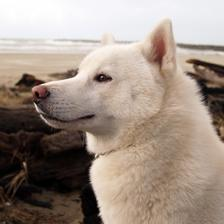
#> input picture TensorflowInf/ResNet/SampleImages/cropped_n02109961_36.JPEG, 224 x 224 px
$ python debug.py   (older library calls are emulated)
#> lines starting #> are read from the running program, lines starting #| are printed output that depends on the picture; long printed decimals are rounded
#> (reads TensorflowInf/ResNet/SampleImages/n02109961_36_enc.pkl from the repository)
import _pickle as pickle
from PIL import Image
import numpy as np
import scipy.misc
import scipy.io
import matplotlib.pyplot as plt
from statistics import median

def imread_resize(path):
    img_orig = Image.open(path).convert("RGB")
    img_orig = np.asarray(img_orig)

    img = scipy.misc.imresize(img_orig, (224, 224)).astype(np.float)
    if len(img.shape) == 2:
        # grayscale
        img = np.dstack((img,img,img))
    return img, img_orig.shape

def imsave(path, img):
    img = np.clip(np.absolute(img), 0, 255).astype(np.uint8)
    Image.fromarray(img).save(path, quality=95)

def get_dtype_np():
    return np.float32

def preprocess(image, mean_pixel):
    swap_img = np.array(image)
    img_out = np.array(swap_img)
    img_out[:, :, 0] = swap_img[:, :, 2]
    img_out[:, :, 2] = swap_img[:, :, 0]
    return img_out - mean_pixel

class bcolors:
    red = "\033[31m"
    blue = "\033[34m"
    green = "\033[32m"
    end = "\033[0m"

def getImageArray(imgfile):
#> called with imgfile = 'cropped_n02109961_36.JPEG'
    img = np.asarray(Image.open(imgfile))
#> img is the input picture: shape (224, 224, 3); mean R, G, B 158.1, 143.3, 132.5
    return img

def getPickledImageArray(imgfile, index = 0):
    with open(imgfile, "rb") as pklfile:
        img = pickle.load(pklfile)[0]
    return img

def comparePixels(img1, img2):
    img1_shape = img1.shape
    print(f"Image 1 shape: {img1_shape}")
    img2_shape = img2.shape
    print(f"Image 2 shape: {img2_shape}\n")
    if not np.array_equal(img1_shape, img2_shape):
        print("Error: images are of different dimensions")
        print("Quitting\n")
        return

    for i in range(img1_shape[0]):
        for j in range(img1_shape[1]):
            print(f"Displaying pixel {i} x {j}\n")
            print(bcolors.red + str(round(img1[i][j][0], 2)) + bcolors.end + "\t" + bcolors.green + str(round(img1[i][j][1], 2)) + bcolors.end + "\t" + bcolors.blue + str(round(img1[i][j][2], 2)) + bcolors.end)
            print(bcolors.red + str(round(img2[i][j][0], 2)) + bcolors.end + "\t" + bcolors.green + str(round(img2[i][j][1], 2)) + bcolors.end + "\t" + bcolors.blue + str(round(img2[i][j][2], 2)) + bcolors.end)
            inp = input("\nPressed any key to continue, 'q' to quit: ")
            if inp.lower().strip() == "q":
                print("Quitting\n")
                return

if __name__ == "__main__":
    pickledImage = getPickledImageArray("n02109961_36_enc.pkl")
    image = getImageArray("cropped_n02109961_36.JPEG")
    origImage = image
    origImage = origImage[:,:,::-1]
    sqz_mean = np.array([104.006, 116.669, 122.679], dtype=get_dtype_np())
    #image = preprocess(image, sqz_mean)
    imsave("test.JPEG", image)
    Image.fromarray(np.absolute(pickledImage).astype(np.uint8)).save("test2.JPEG")
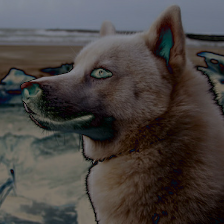
#> saved as test2.JPEG: PIL image 224x224 RGB; mean R, G, B 72.2, 67.2, 64.7
    avg_color_per_row = np.average(image, axis=0)
#> avg_color_per_row = 224 rows, first 8: [114.6, 102.7, 93.92], [114.4, 102.9, 93.57], [114.2, 102.4, 93.6], [113.8, 102.2, 93.17], [113.9, 102, 93.47], [114.5, 102.9, 94.1], [115.8, 103.8, 95.38], [116.6, 104.9, 96.1]
    print(np.average(avg_color_per_row, axis=0))
#| [158.058 143.331 132.527]

    """
    diff_blue = []
    diff_green = []
    diff_red = []
    imgshape = image.shape
    mmm = pickledImage[:,:,::-1]
    for i in range(imgshape[0]):
        for j in range(imgshape[1]):
            diff = origImage[i][j] - mmm[i][j]
            diff_blue.append(diff[0])
            diff_green.append(diff[1])
            diff_red.append(diff[2])

    print(median(diff_blue), median(diff_green), median(diff_red))
    #plt.plot(diff_blue, color="blue")
    plt.plot(diff_green, color="green")
    #plt.plot(diff_red, color="red")
    plt.show()
    """
